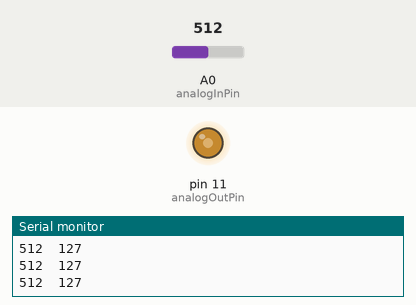
The sketch below on a simulated Arduino Uno, built with avr-gcc and run on an emulated ATmega328P. On the bench: output pins drawn as LEDs (lit = HIGH), the last lines printed to the serial monitor. The test bench sets the inputs (shaded band); at power-on: A0 (analogInPin) = 512.

Above: at 1.2 s.
1.3 s: A0 (analogInPin) set to 716
At 2.5 s:
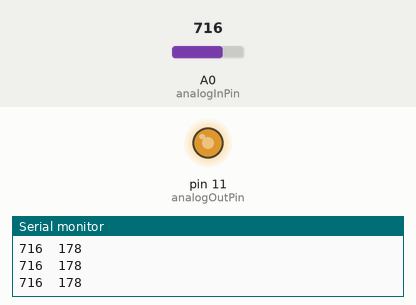
2.8 s: A0 (analogInPin) set to 409
At 3.8 s:
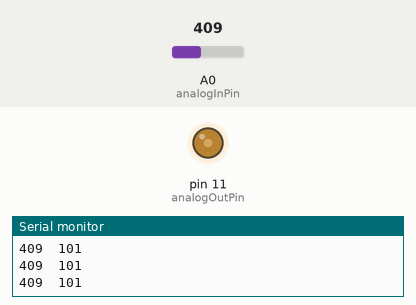
4.3 s: A0 (analogInPin) set to 394
At 5.1 s:
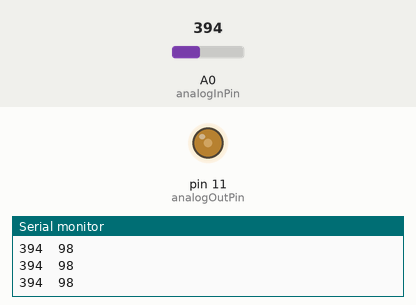
5.8 s: A0 (analogInPin) set to 122
At 6.1 s:
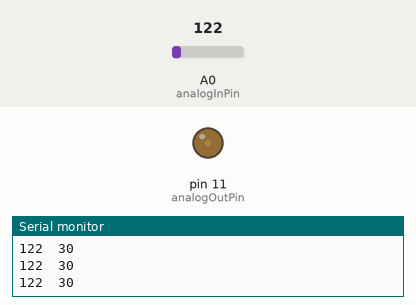
7.3 s: A0 (analogInPin) set to 900
At 8.3 s:
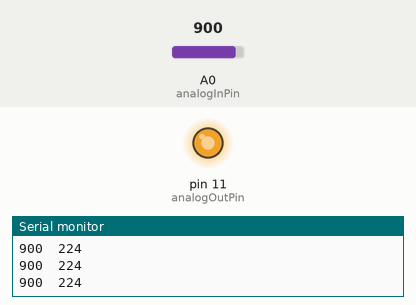
8.8 s: A0 (analogInPin) set to 511
At 9.5 s:
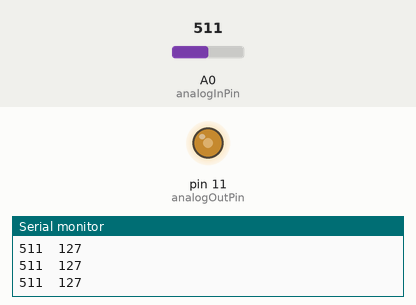
Timing chart, 0 to 11.3 s (numbered marks = the images above; inputs shaded):
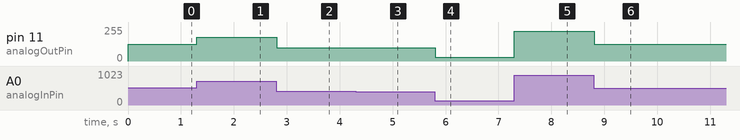

Measured:
- after the input at 1.3 s, pin 11 (analogOutPin): 127/255 → 178/255 at once
- after the input at 2.8 s, pin 11 (analogOutPin): 178/255 → 101/255 at once
- after the input at 4.3 s, pin 11 (analogOutPin): 101/255 → 98/255 at once
- after the input at 5.8 s, pin 11 (analogOutPin): 98/255 → 30/255 at once
- after the input at 7.3 s, pin 11 (analogOutPin): 30/255 → 224/255 at once
- after the input at 8.8 s, pin 11 (analogOutPin): 224/255 → 127/255 at once

The sketch:

AnalogLEDControl.ino
```cpp
const int analogInPin  = A0;    // analog input pin
const int analogOutPin = 11;    // analog output pin

int sensorValue = 0;            // value read from potentiometer
int outputValue = 0;            // value written to the analog output

void setup() {
  Serial.begin(9600);
}

void loop() {
  // Read in the analog value
  sensorValue = analogRead(analogInPin);
  // map it from the input range (0-1023) to the analog output range (0-255)
  outputValue = map(sensorValue,0,1023,0,255);
  // change the analog output and report values
  analogWrite(analogOutPin, outputValue);
  Serial.print(sensorValue);
  Serial.print("\t");
  Serial.println(outputValue);
  delay(10);
}
```
